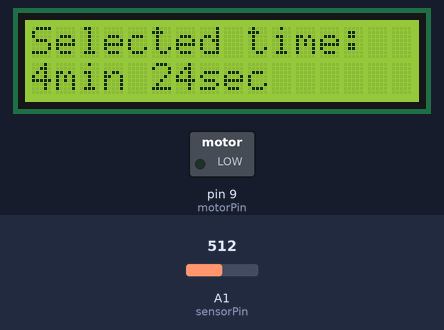
The sketch below on a simulated Arduino Uno, built with avr-gcc and run on an emulated ATmega328P. Parts: 16×2 character LCD, switched loads named in the sketch (green lamp = pin HIGH). The inputs (shaded band) are chosen by the test bench; at power-on: A1 (sensorPin) = 512. What the sketch prints to the serial monitor is not drawn.

Above: at 1.2 s.
1.3 s: A1 (sensorPin) set to 556
At 2.3 s:
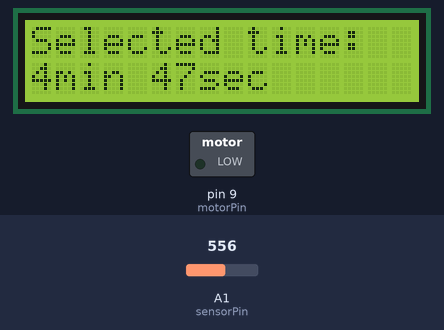
At 3.7 s:
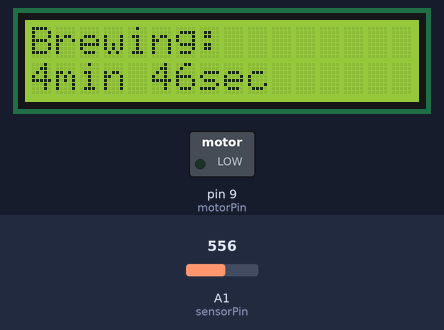
4.3 s: A1 (sensorPin) set to 576
Timing chart, 0 to 7.3 s (numbered marks = the images above; inputs shaded):
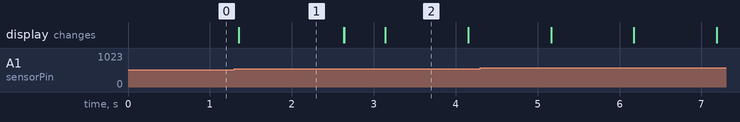

Measured:
- what the display in image 1 shows lasts 1.2 s, from 1.4 s to 2.6 s
- what the display in image 2 shows lasts 1.1 s, from 3.1 s to 4.2 s

The sketch:

Tea.ino
```cpp
#include <LiquidCrystal.h>

const int rs = 2, en = 3, d4 = 4, d5 = 5, d6 = 6, d7 = 7;
LiquidCrystal lcd(rs, en, d4, d5, d6, d7);
int sensorPin = A1;
int motorPin = 9;
int sensorValue[10] = {0};
int sensor_value_index = 0;
int state = 0;
long sleep_ms = 0;
long tea_finished_counter = 0;

int SLEEP_CYCLE = 500;
int MOTOR_ON_TIME = 6000;

enum states {
	MEASURE_STATE,
	BREW_STATE,
	MOTOR_ON_STATE,
	MOTOR_OFF_STATE,
	FINISHED_STATE
};

void print_time(long total_seconds) {
	int minutes =  total_seconds / 60;
	int secs = total_seconds % 60;

	lcd.setCursor(0, 1);
	lcd.print(minutes, DEC);
	lcd.print("min ");
	lcd.print(secs, DEC);
	lcd.print("sec ");
	lcd.setCursor(0, 0);
}

int minimum(int *value, int length) {
	int min = value[0];
	for (int i = 0; i < length; i++) {
		if (value[i] < min) {
			min = value[i];
		}
	}
	return min;
}

int maximum(int *value, int length) {
	int max = value[0];
	for (int i = 0; i < length; i++) {
		if (value[i] > max) {
			max = value[i];
		}
	}
	return max;
}

void setup() {
	Serial.begin(9600);
	// set up the LCD's number of columns and rows:
	lcd.begin(16, 2);
	// Print a message to the LCD.
	lcd.print("Tea time!");
	pinMode(motorPin, OUTPUT);
	digitalWrite(motorPin, LOW);
}

void loop() {
	if (state == MEASURE_STATE) {
		lcd.setCursor(0, 0);
		lcd.clear();
		lcd.print("Selected time:");

		sensorValue[sensor_value_index % 10] = analogRead(sensorPin);
		int select_value = sensorValue[sensor_value_index % 10];
		sensor_value_index++;

		if (sensor_value_index > 10) {
			sensor_value_index = 0;
			int min = minimum(sensorValue, 10);
			int max = maximum(sensorValue, 10);

			float max_min = (float) ((float)max - (float)min)/((float)max);
			float max_min_seconds = max - min;

			if (max_min < 0.1f || max_min_seconds < 2) {
				// 0 - 1023 = 0 - 6 min == 0 - 6*60*1000 ms = 360000 => sensor_value * 351 (517 since connected to 3v3)
				sleep_ms = 517 * (long)select_value;
				Serial.println(sleep_ms);
				state = BREW_STATE;
			}
		} else {
			print_time(517 * (long) select_value / 1000);
			delay(SLEEP_CYCLE/2);
		}

	} else if (state == BREW_STATE) {
		lcd.setCursor(0, 0);
		lcd.clear();
		lcd.print("Brewing: ");
		print_time(sleep_ms/1000);

		sleep_ms = sleep_ms - SLEEP_CYCLE;
		if (sleep_ms > 0) {
			delay(SLEEP_CYCLE);
		} else {
			state = MOTOR_ON_STATE;
		}
	} else if (state == MOTOR_ON_STATE) {
		lcd.setCursor(0, 0);
		lcd.clear();
		lcd.print("Motor on");

		// Turn on motor
		digitalWrite(motorPin, HIGH);
		delay(MOTOR_ON_TIME);
		state = MOTOR_OFF_STATE;
	} else if (state == MOTOR_OFF_STATE) {
		lcd.setCursor(0, 0);
		lcd.clear();
		lcd.print("Motor off");

		// Turn off motor
		digitalWrite(motorPin, LOW);
		lcd.setCursor(0, 0);
		lcd.clear();
		lcd.print("Tea finished!");
		state = FINISHED_STATE;
	} else if (state == FINISHED_STATE) {
		// Tea finished for seconds:
		lcd.setCursor(0, 0);
		lcd.clear();
		lcd.print("Finished for: ");
		print_time(tea_finished_counter/1000);

		tea_finished_counter += SLEEP_CYCLE;
		delay(SLEEP_CYCLE);
	}
}
```
